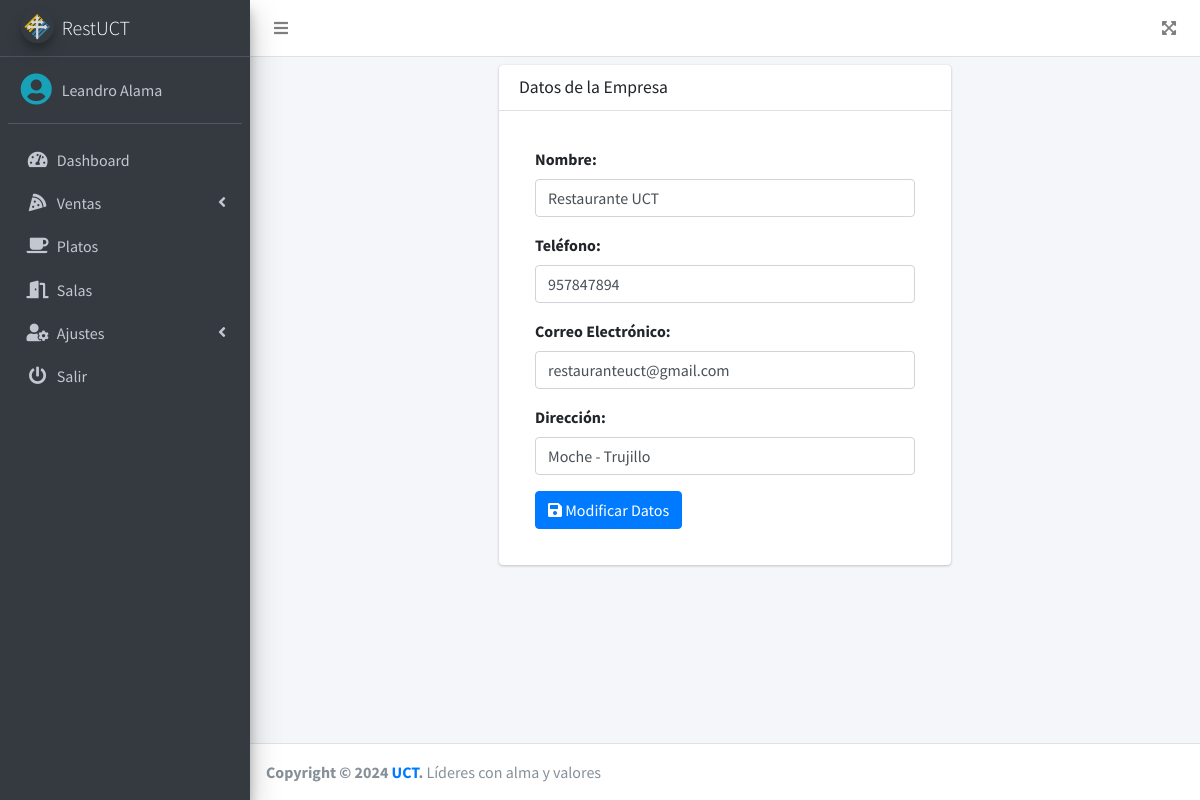
The page /src/config.php (signed in) on the database its author committed.
### tables this page shows
CREATE TABLE `config` (
  `id` int(11) NOT NULL,
  `nombre` varchar(255) NOT NULL,
  `telefono` varchar(11) NOT NULL,
  `email` varchar(150) NOT NULL,
  `direccion` text NOT NULL,
  `mensaje` varchar(255) NOT NULL
);

### src/config.php (the view, shortened to what this page needs)
<?php
require_once "../conexion.php";
$query = mysqli_query($conexion, "SELECT * FROM config");
$data = mysqli_fetch_assoc($query);
include_once "includes/header.php";
?>
<div class="row">
    <div class="col-md-6 mx-auto">
        <div class="card">
            <div class="card-header card-header-primary">
                <h4 class="card-title">Datos de la Empresa</h4>
            </div>
            <div class="card-body">
                <form action="" method="post" class="p-3">
                    <div class="form-group">
                        <label>Nombre:</label>
                        <input type="text" name="nombre" class="form-control" value="<?php echo $data['nombre']; ?>" id="txtNombre" placeholder="Nombre de la Empresa" required class="form-control">
                    </div>
                    <div class="form-group">
                        <label>Teléfono:</label>
                        <input type="number" name="telefono" class="form-control" value="<?php echo $data['telefono']; ?>" id="txtTelEmpresa" placeholder="teléfono de la Empresa" required>
                    </div>
                    <div class="form-group">
                        <label>Correo Electrónico:</label>
                        <input type="email" name="email" class="form-control" value="<?php echo $data['email']; ?>" id="txtEmailEmpresa" placeholder="Correo de la Empresa" required>
                    </div>
                    <div class="form-group">
                        <label>Dirección:</label>
                        <input type="text" name="direccion" class="form-control" value="<?php echo $data['direccion']; ?>" id="txtDirEmpresa" placeholder="Dirreción de la Empresa" required>
                    </div>
                    <div>
                        <button type="submit" class="btn btn-primary"><i class="fas fa-save"></i> Modificar Datos</button>
                    </div>
                </form>
            </div>
        </div>
    </div>
</div>
<?php include_once "includes/footer.php"; ?>

### rows shown on the page
config: nombre "Restaurante UCT", telefono "957847894", email "restauranteuct@gmail.com", direccion "Moche - Trujillo"

### other values the page prints
$_SESSION['nombre'] "Leandro Alama"
